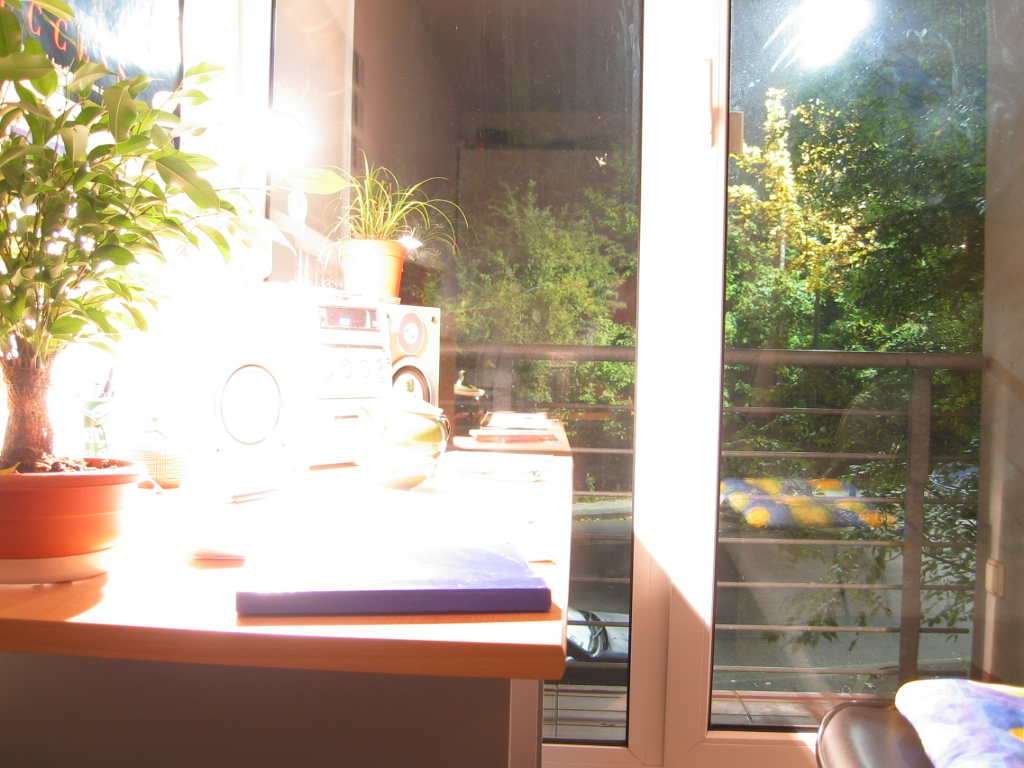
#> input picture test3/img01.jpg, 1024 x 768 px, found by its file name; its folder holds only this picture in this run
$ python homework1.py
#> lines starting #> are read from the running program, lines starting #| are printed output that depends on the picture
from cv2 import cv2
import numpy as np
import os
from numpy import linalg as la
import matplotlib.pyplot as plt

np.set_printoptions(threshold=20000000)
class HDR():

    def __init__(self, rgb_picture, gray_picture, base_picture, gray_base, time, _lambda):
        self.rgb_picture = rgb_picture
        self.gray_picture =  gray_picture
        self.base_picture = base_picture
        self.gray_base = gray_base
        self.P = len(rgb_picture)
        self.shape = base_picture.shape[0:2]
        self._lambda = _lambda
        self.time = np.log(time,dtype=np.float64)
        self.res_curve = None
        self.irrandiance = None
        self.ln_irrandiance = None
        self.LDR = None


    # [44 lines left out: function alignment, not called in this run]


    def weighted(self, value):
        return 256-value if value > 127 else 1+value

    '''
    def sample_pattern(self,rgb):
        pattern = np.zeros(self.shape,dtype=bool)
        for i in range(256):
            r, c = np.where(self.base_picture[:,:,rgb] == i)
            if len(r) !=0  :
                pattern[r[len(r)//2],c[len(c)//2]] = True
        return pattern
    '''

    def response_curve(self):

        x_interval = self.shape[0]//7
        y_interval = self.shape[1]//7
        sample_matrix = np.zeros(self.shape,dtype=bool)
        sample_matrix[x_interval:-x_interval+1:x_interval,y_interval:-y_interval+1:y_interval] = True

        sample_R = np.expand_dims(self.rgb_picture[0][:,:,0][sample_matrix], axis=1)
        sample_G = np.expand_dims(self.rgb_picture[0][:,:,1][sample_matrix], axis=1)
        sample_B = np.expand_dims(self.rgb_picture[0][:,:,2][sample_matrix], axis=1)

        for i in range(1,self.P):
            sample_R = np.concatenate((sample_R,np.expand_dims( self.rgb_picture[i][:,:,0][sample_matrix],axis=1)), axis=1)
            sample_G = np.concatenate((sample_G,np.expand_dims( self.rgb_picture[i][:,:,1][sample_matrix],axis=1)), axis=1)
            sample_B = np.concatenate((sample_B,np.expand_dims( self.rgb_picture[i][:,:,2][sample_matrix],axis=1)), axis=1)

        ret = []
        sample = [sample_R,sample_G,sample_B]

        for z in range(3):
            N = sample[z].shape[0] #sample points
            A = np.zeros((N*self.P+1+254,256+N), dtype=np.float64)
            b = np.zeros((N*self.P+1+254,1), dtype=np.float64)
            k = 0
            for i in range(sample[z].shape[0]):
                for j in range(sample[z].shape[1]):
                    wij = self.weighted(sample[z][i,j])
                    A[k,sample[z][i,j]] = wij
                    A[k,256+i] = -wij
                    b[k,0] = wij * self.time[j]
                    k+=1
            A[k,128] = 1
            k+=1
            for i in range(1,255):
                A[k,i-1] = self._lambda * self.weighted(i)
                A[k,i] = -2 * self._lambda * self.weighted(i)
                A[k,i+1] = self._lambda * self.weighted(i)
                k+=1
            x = la.lstsq(A,b,rcond=None)[0]

            ret.append(x[0:256,0])
        return ret

    def plot_res_curve(self):
        self.res_curve = self.response_curve()
        seq = [i for i in range(256)]
        plt.plot(self.res_curve[0],seq,'r')
        plt.plot(self.res_curve[1],seq,'g')
        plt.plot(self.res_curve[2],seq,'b')
        plt.show()

    def construct_irradiance(self):
        irmap = np.zeros(self.base_picture.shape,dtype=np.float64)
        for i in range(3):
            divisor , dividend = np.zeros(self.shape,dtype=np.float64), np.zeros(self.shape,dtype=np.float64)
            for l in range(self.P):
                W = np.where(self.rgb_picture[l][:,:,i]>127,256-self.rgb_picture[l][:,:,i],1+self.rgb_picture[l][:,:,i])
                divisor += W
                dividend += W * (self.res_curve[i][self.rgb_picture[l][:,:,i]] - self.time[l])
            irmap[:,:,i] = dividend / divisor
        self.irrandiance = np.exp(irmap)
        self.ln_irrandiance = irmap
        cv2.imwrite('.\\result\\radiance.hdr', self.irrandiance[:,:,::-1])

    # [5 lines left out: function plot_ln_irmap, not called in this run]

    def global_tone_mapping(self,delta=1e-6,a=0.5):
        L_bar = np.exp(np.mean(np.log(delta+self.irrandiance)))
        L_m = (a/L_bar)*self.irrandiance
        L_w = np.max(L_m)
        L_d = L_m*(1 + (L_m / (L_w *L_w)))/(1+L_m)
        LDR = (L_d*255).round().astype(np.uint8)
        self.LDR = LDR
        cv2.imwrite('.\\result\\LDR.jpg',self.LDR[:,:,::-1])
        plt.imshow(LDR)
        plt.show()

    def gaussian(self,a,s, L_m, threshold=0.01):
        blur = np.zeros(self.base_picture.shape+(s,))
        V_s = np.zeros(self.base_picture.shape+(s,))
        for i in range(0,s,2):
            now = cv2.GaussianBlur(L_m, (i*2+1, i*2+1), 0)
            next_ = cv2.GaussianBlur(L_m, ((i+1)*2+1, (i+1)*2+1), 0)
            Vs = np.abs((now-next_)/(((2**a)/(s**2))+now))
            blur[:,:,:,i] = now
            blur[:,:,:,i+1] = next_
            V_s[:,:,:,i] = Vs

        s_max = np.argmax(V_s>threshold,axis=3)
        s_max[np.where(s_max == 0)] = 1
        s_max -= 1

        return


    def local_tone_mapping(self,delta=1e-6,a=0.5):
        L_bar = np.exp(np.mean(np.log(delta+self.irrandiance)))
        L_m = (a/L_bar)*self.irrandiance
        L_s = self.gaussian(1,8,L_m,0.01)
        L_d = L_m/(1+L_s)
        LDR = (L_d*255).round().astype(np.uint8)
        plt.imshow(LDR)
        plt.show()

    # [4 lines left out: function gamma_mapping, not called in this run]


if __name__ == '__main__':
    lamb = 10
    base = '.\\test3'
    rgb_img = []
    gray_img = []
    for files in os.listdir(base):
        rgb_img.append(cv2.imread(os.path.join(base,files))[:,:,::-1])
        gray_img.append(cv2.imread(os.path.join(base,files),cv2.IMREAD_GRAYSCALE))

    #explosure_time = [1/0.03125,1/0.0625,1/0.125,1/0.25,1/0.5,1,1/2,1/4,1/8,1/16,1/32,1/64,1/128,1/256,1/512,1/1024]
    #explosure_time= [1/15,1/20,1/25,1/30,1/40,1/50,1/60,1/80,1/100]
    explosure_time = [13,10,4,3.2,1,0.8,1/3,1/4,1/60,1/80,1/320,1/400,1/1000]
    HDR_instance = HDR(rgb_img, gray_img, rgb_img[0], gray_img[0], explosure_time, lamb)
#> in __init__, `self.rgb_picture = rgb_picture`: self.rgb_picture = 1 item
#> in __init__, `self.gray_base = gray_base`:
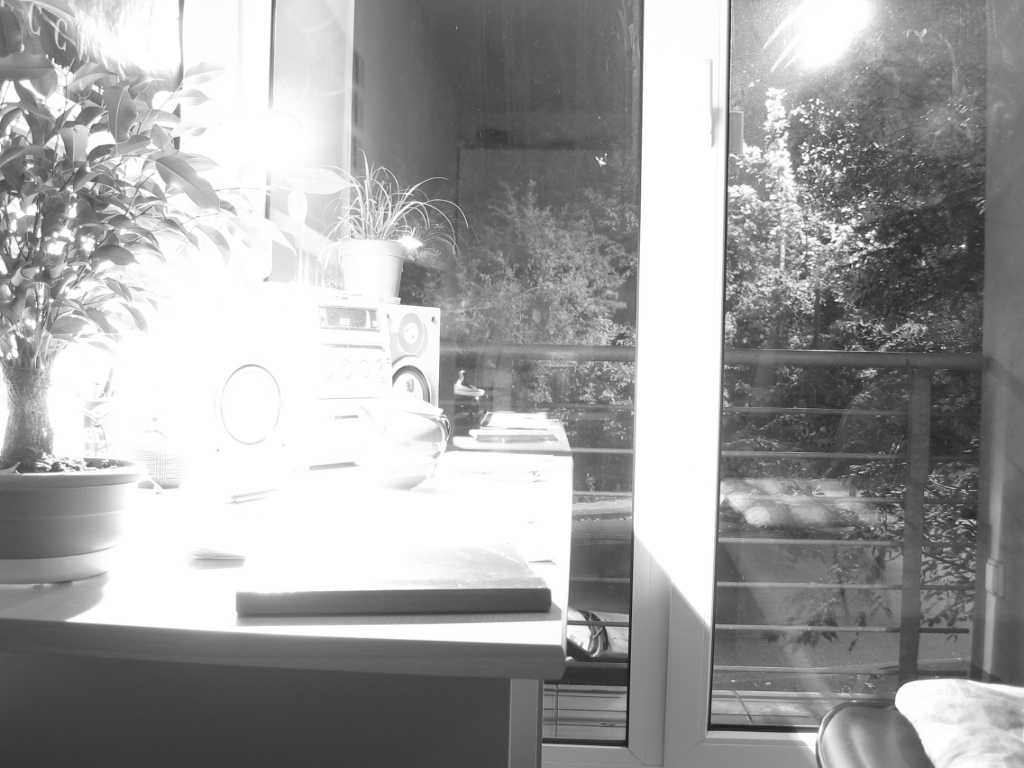
#> self.gray_base: shape (768, 1024); min 21, max 255, mean 161.4
#> in __init__, `self.P = len(rgb_picture)`: self.P = 1
    HDR_instance.plot_res_curve()
#> in response_curve, `sample_R = np.expand_dims(self.rgb_picture[0][:,:,0][sample_matrix], a..`: sample_R = 36 values, max 255 at index 13, min 66 at index 33, mean 166.4
#> in response_curve, `sample_G = np.expand_dims(self.rgb_picture[0][:,:,1][sample_matrix], a..`: sample_G = 36 values, max 255 at index 13, min 60 at index 33, mean 159
#> in response_curve, `sample_B = np.expand_dims(self.rgb_picture[0][:,:,2][sample_matrix], a..`: sample_B = 36 values, max 255 at index 13, min 41 at index 17, mean 130.3
#> after the loop in response_curve, `for z in range(3):`:
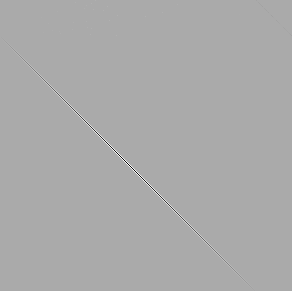
#> A: shape (291, 292) float64; min -2560, max 1280, mean 0; drawn with min black and max white
#> after the loop in response_curve, `for z in range(3):`: ret = 3 items
    HDR_instance.construct_irradiance()
#> in construct_irradiance, `cv2.imwrite('.\\result\\radiance.hdr', self.irrandiance[:,:,::-1])`:
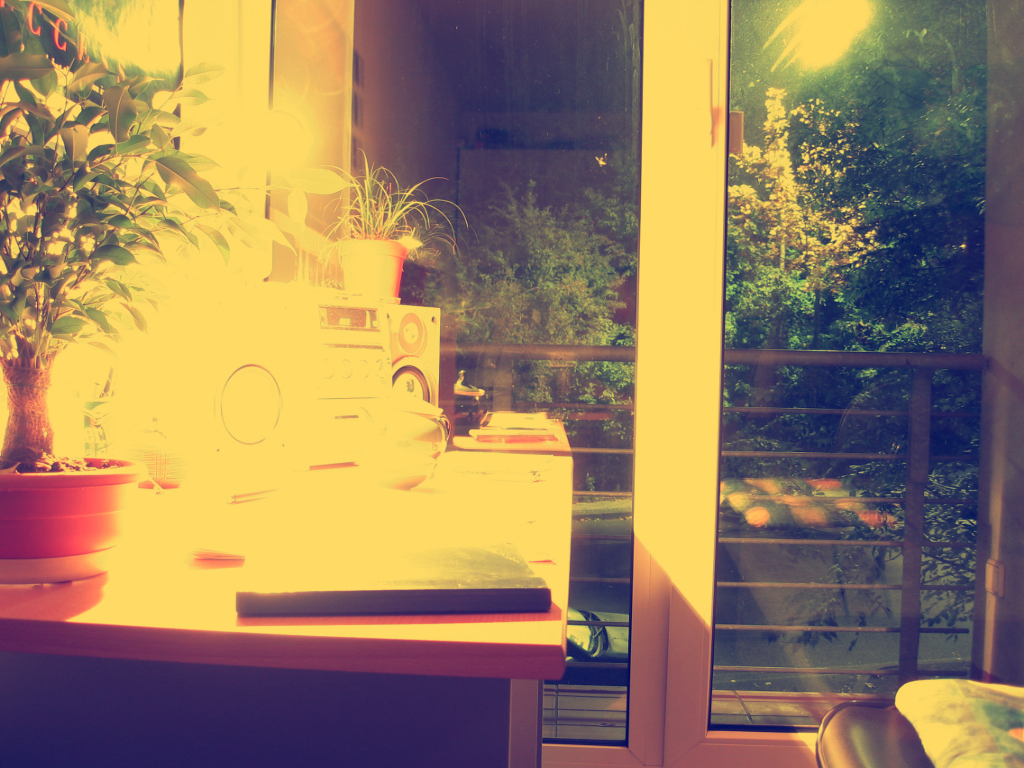
#> saved as radiance.hdr: shape (768, 1024, 3) float64; mean B, G, R 0.0771, 0.082, 0.0859; drawn with min black and max white
    #HDR_instance.plot_ln_irmap()
    #HDR_instance.alignment()
    HDR_instance.global_tone_mapping()
#> in global_tone_mapping, `L_bar = np.exp(np.mean(np.log(delta+self.irrandiance)))`: L_bar = 0.081
#> in global_tone_mapping, `L_m = (a/L_bar)*self.irrandiance`:
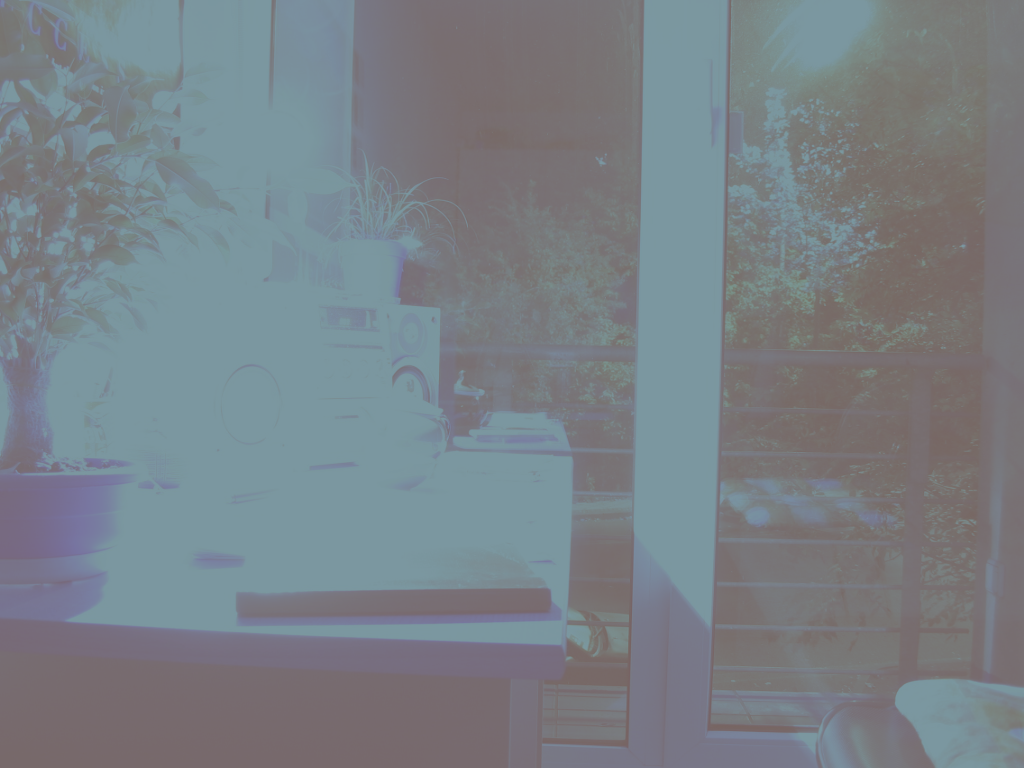
#> L_m: shape (768, 1024, 3) float64; mean of channels 0, 1, 2 0.53, 0.506, 0.475; drawn as B, G, R
#> in global_tone_mapping, `L_w = np.max(L_m)`: L_w = 0.628
#> in global_tone_mapping, `cv2.imwrite('.\\result\\LDR.jpg',self.LDR[:,:,::-1])`:
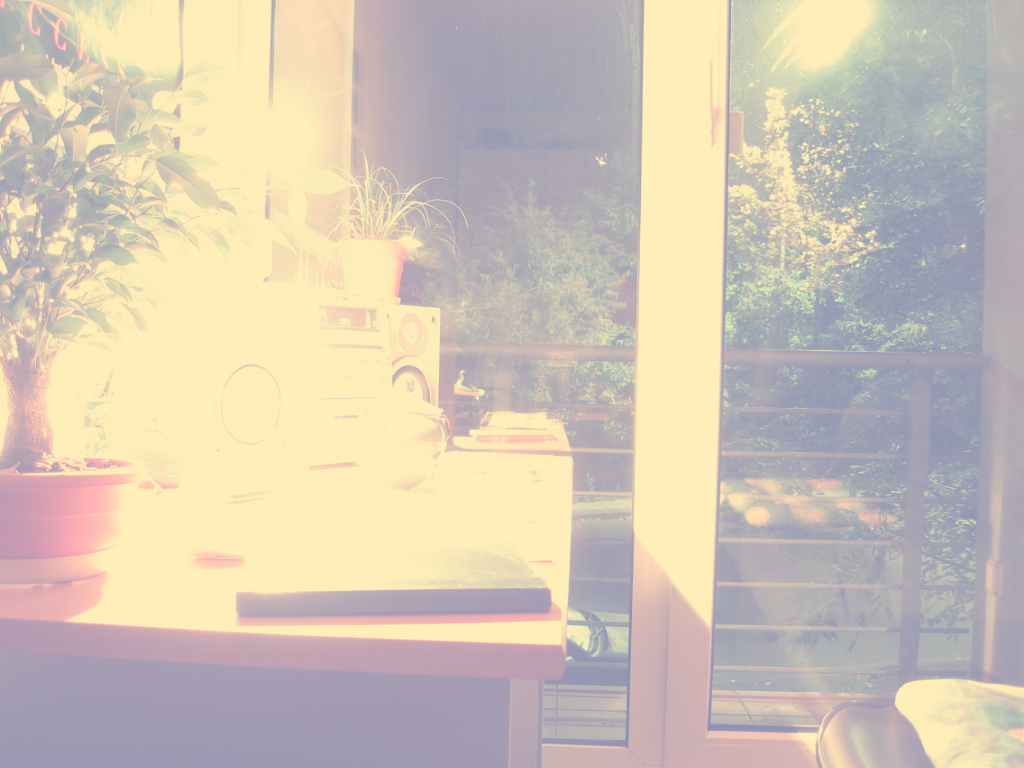
#> saved as LDR.jpg: shape (768, 1024, 3); mean B, G, R 181.3, 196, 207.7
    HDR_instance.local_tone_mapping()
#> in local_tone_mapping, `L_bar = np.exp(np.mean(np.log(delta+self.irrandiance)))`: L_bar = 0.081
#> in gaussian, `s_max = np.argmax(V_s>threshold,axis=3)`:
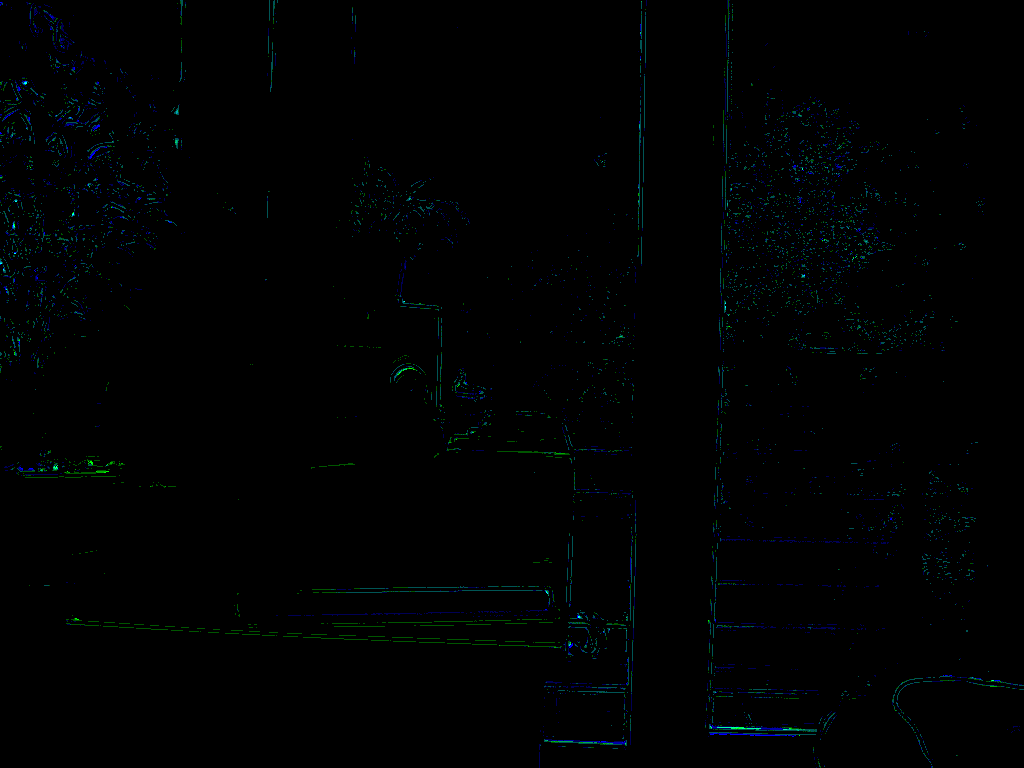
#> s_max: shape (768, 1024, 3) int64; mean of channels 0, 1, 2 0.0408, 0.0318, 0; drawn with min black and max white
#> (the run stopped early here; a loop or call above may not have finished)

$ run again, on test3/img05.jpg
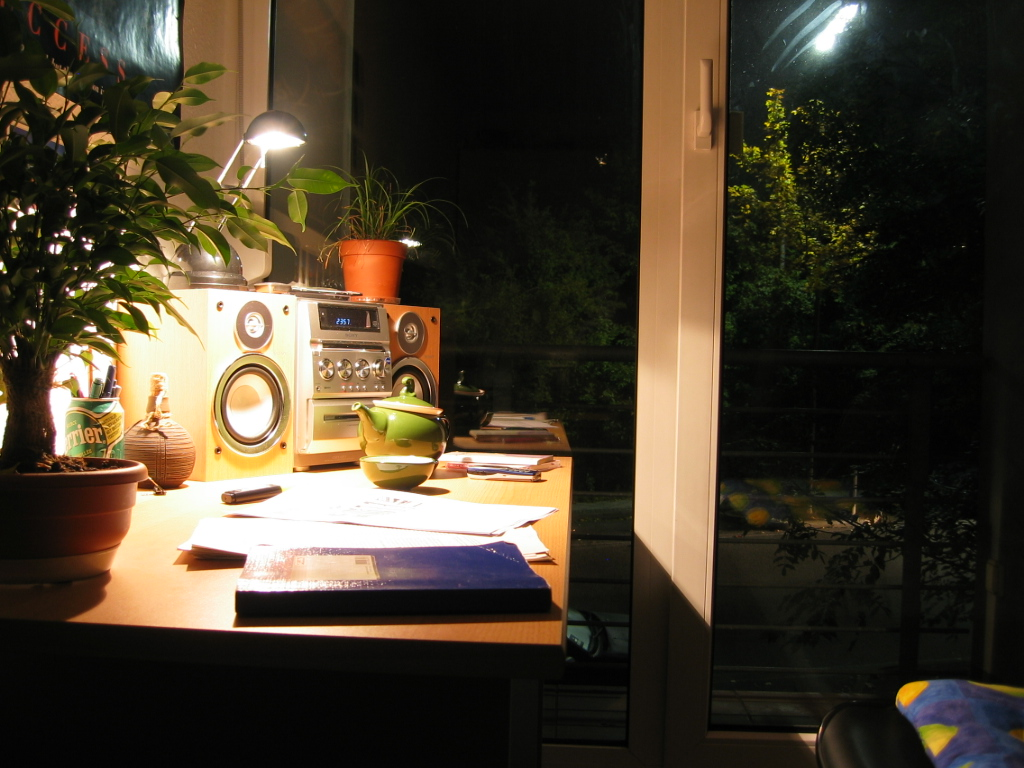
#> input picture test3/img05.jpg, 1024 x 768 px, found by its file name
#> self.rgb_picture = 1 item
#> self.P = 1
#> sample_R = 36 values, max 255 at index 19, min 6 at index 17, mean 68.89
#> sample_G = 36 values, max 255 at index 25, min 6 at index 23, mean 63.64
#> sample_B = 36 values, max 255 at index 25, min 5 at index 17, mean 44.17
#> after the loop in response_curve, `for z in range(3):`: ret = 3 items
#> in global_tone_mapping, `L_bar = np.exp(np.mean(np.log(delta+self.irrandiance)))`: L_bar = 0.0985
#> L_w = 0.671
#> in global_tone_mapping, `cv2.imwrite('.\\result\\LDR.jpg',self.LDR[:,:,::-1])`:
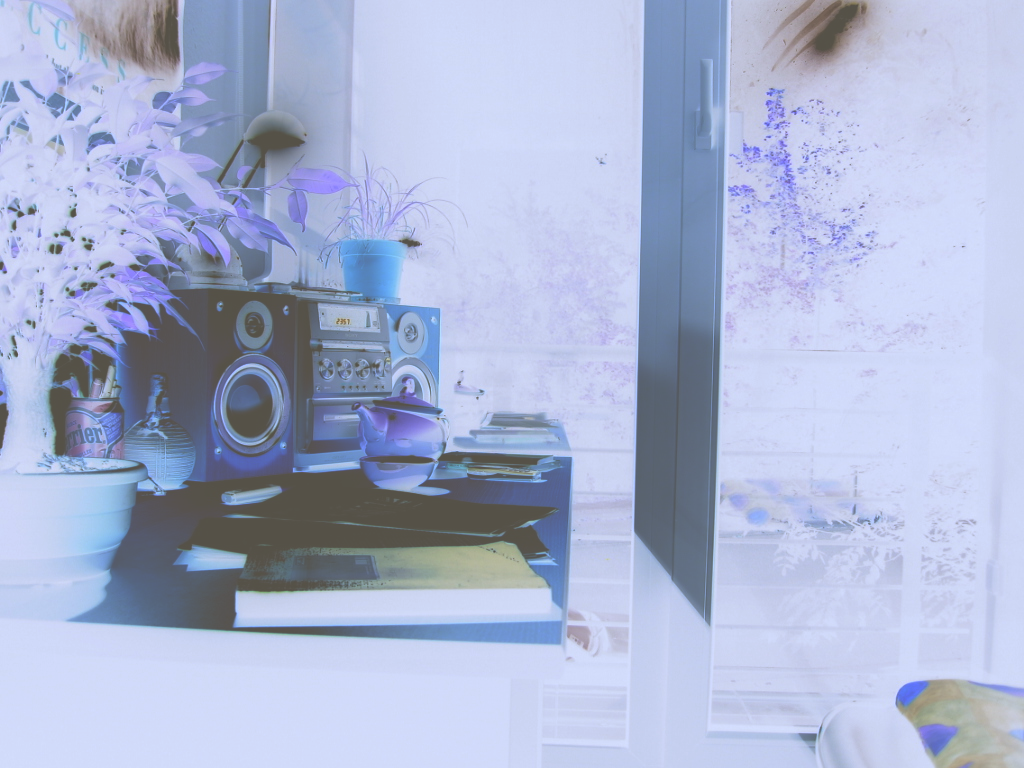
#> saved as LDR.jpg: shape (768, 1024, 3); mean B, G, R 211.9, 181.2, 171.1
#> in local_tone_mapping, `L_bar = np.exp(np.mean(np.log(delta+self.irrandiance)))`: L_bar = 0.0985
#> in gaussian, `s_max = np.argmax(V_s>threshold,axis=3)`:
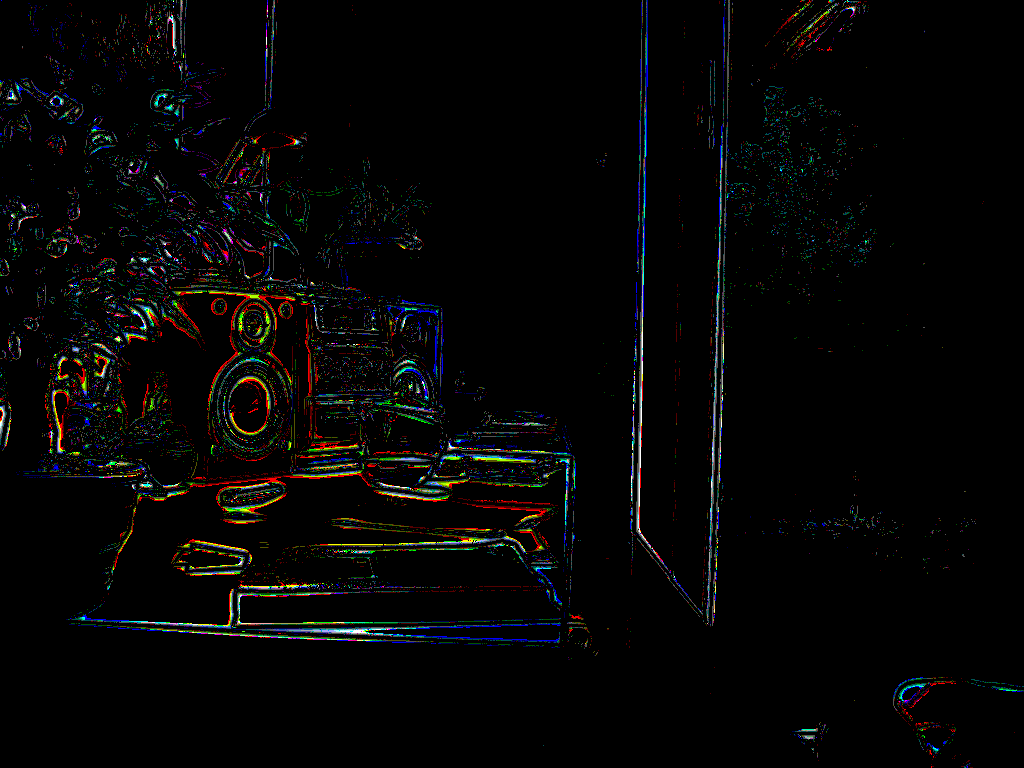
#> s_max: shape (768, 1024, 3) int64; mean of channels 0, 1, 2 0.117, 0.123, 0.127; drawn with min black and max white
